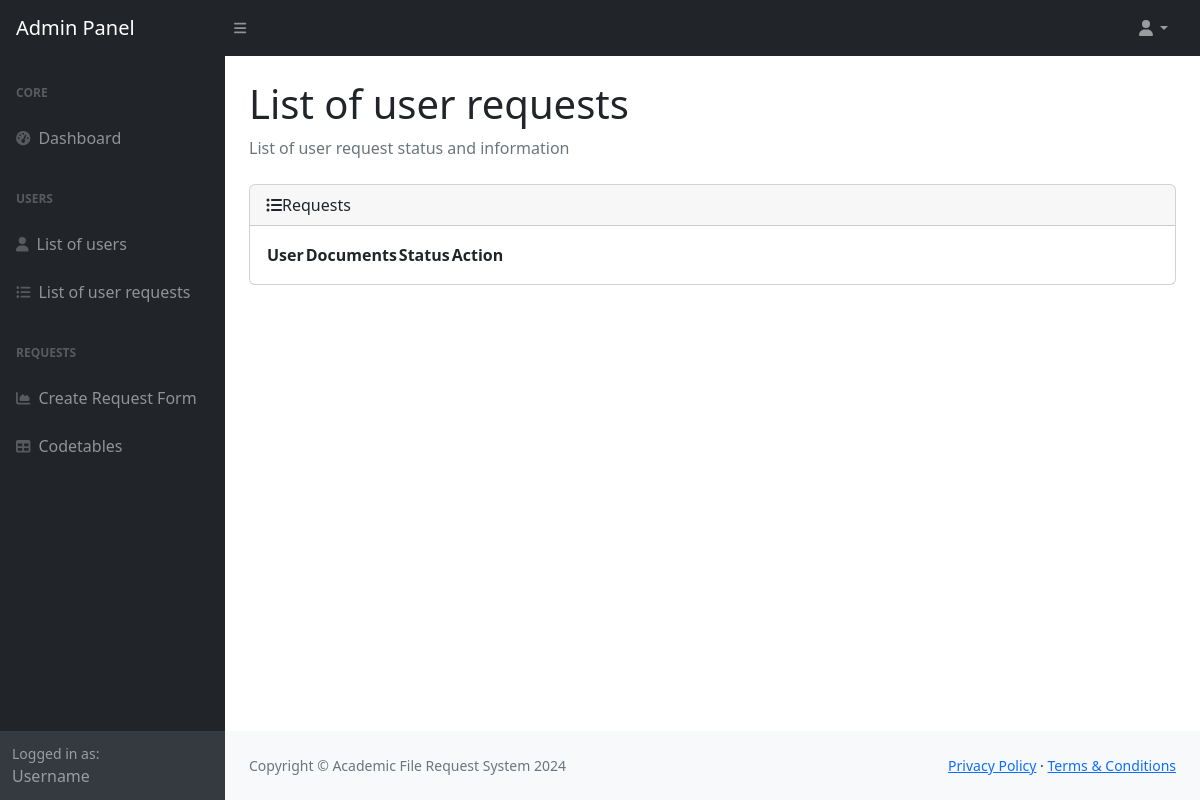
The app's page /admin-panel/user-request/, older data.
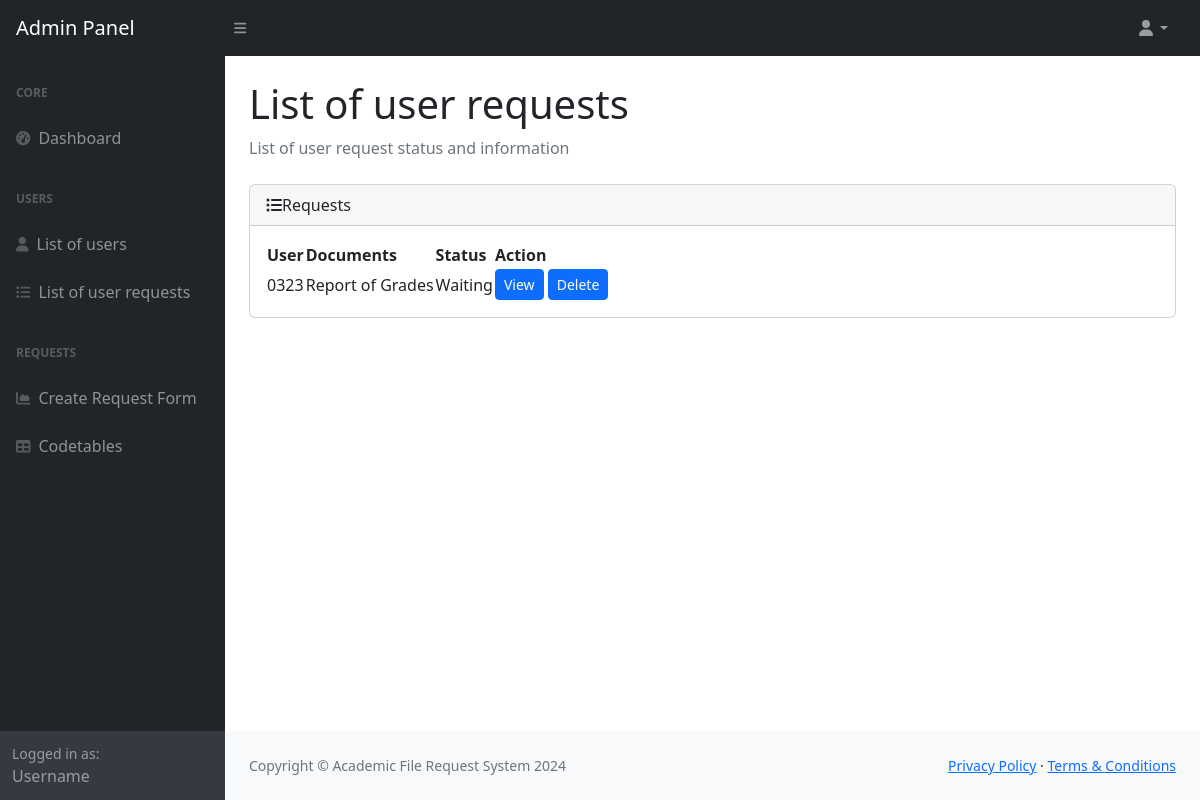
The same page, newer data.
### onlinerequest/models.py (models this page shows, shortened)
class User_Request(models.Model):
    user = models.ForeignKey(User, on_delete=models.CASCADE, related_name='user_requests')
    request = models.ForeignKey(Request, on_delete=models.CASCADE, related_name='user_requests')
    status = models.CharField(max_length=64)
    uploads = models.CharField(max_length=999)
    requested = models.CharField(max_length=256, default="")
    created_at = models.DateTimeField(auto_now_add=True)
    updated_at = models.DateTimeField(auto_now=True)

class User(AbstractBaseUser):
    USER_TYPE_CHOICES = (
      (1, 'student'),
      (2, 'teacher'),
      (3, 'secretary'),
      (4, 'supervisor'),
      (5, 'admin'),
    )
    student_number = models.CharField(max_length=64, unique=True)
    email = models.EmailField(max_length=254, unique=True)
    password = models.CharField(max_length=22)
    is_active = models.BooleanField(default=False)
    user_type = models.PositiveSmallIntegerField(choices = USER_TYPE_CHOICES, default = 1)
    USERNAME_FIELD = 'email'
    REQUIRED_FIELDS = ['student_number']
    def __str__(self):
        return self.student_number

class Request(models.Model):
    description = models.CharField(max_length=256)
    files_required = models.CharField(max_length=256)
    document = models.ForeignKey(Document, on_delete=models.CASCADE)
    def __str__(self):
        return self.document.description

class Document(models.Model):
    code = models.CharField(max_length=64)
    description = models.CharField(max_length=64)
    active = models.BooleanField(default=True)

### onlinerequest/views/request.py (the view)
# urls.py: path('admin-panel/user-request/', request.display_user_requests),
def display_user_requests(request):
    user_requests = User_Request.objects.all()
    return render(request, 'admin/request/user-request.html', {'user_requests': user_requests })

### onlinerequest/templates/admin/request/user-request.html (shortened to what this page needs)
<!DOCTYPE html>
<html>
    <head>
        <link rel="stylesheet" href="">
        {% include 'header.html' %}
    </head>
    <body class="sb-nav-fixed">
        <div id="layoutSidenav">
            {% include 'admin/admin-topnav.html' %}
            {% include 'admin/admin-sidenav.html' %}
            <div id="layoutSidenav_content">
                <main>
                    <div class="container-fluid px-4">
                        <h1 class="mt-4">List of user requests</h1>
                        <ol class="breadcrumb mb-4">
                            <li class="breadcrumb-item active">List of user request status and information</li>
                        </ol>
                        <div class="card mb-4">
                            <div class="card-header">
                                <div class="d-flex justify-content-between align-items-center">
                                    <span class="fs-6"> <i class="fa fa-list-ul" aria-hidden="true"></i>Requests</span>
                                </div>
                            </div>
                            <div class="card-body">
                                <table id="datatable">
                                    <thead>
                                    <tr>
                                        <th>User</th>
                                        <th>Documents</th>
                                        <th>Status</th>
                                        <th>Action</th>
                                    </tr>
                                    </thead>
                                    <tbody>
                                    {% if user_requests %}
                                        {% for user_request in user_requests %}
                                            <tr id="tr{{ user_request.id }}">
                                                <td>{{ user_request.user }}</td>
                                                <td>{{ user_request.request }}</td>
                                                <td>{{ user_request.status }}</td>
                                                <td>
                                                    <button class="btn btn-primary btn-sm" onclick="viewRequest('{{ user_request.id }}')"> View </button>
                                                    <button class="btn btn-primary btn-sm" onclick="deleteRequest('{{ user_request.id }}')"> Delete </button>
                                                </td>
                                            </tr>
                                        {% endfor %}
                                    {% endif %}
                                    </tbody>
                                </table>
                            </div>
                        </div>
                    </div>
                </main>
                <footer class="py-4 bg-light mt-auto">
                    <div class="container-fluid px-4">
                        <div class="d-flex align-items-center justify-content-between small">
                            <div class="text-muted">Copyright &copy; Academic File Request System 2024</div>
                            <div>
                                <a href="#">Privacy Policy</a>
                                &middot;
                                <a href="#">Terms &amp; Conditions</a>
                            </div>
                        </div>
                    </div>
                </footer>
            </div>
        </div>
    </body>
</html>

Row changes from the older to the newer data that the page shows:
added User_Request: user "0323", request "Report of Grades", status "Waiting"
